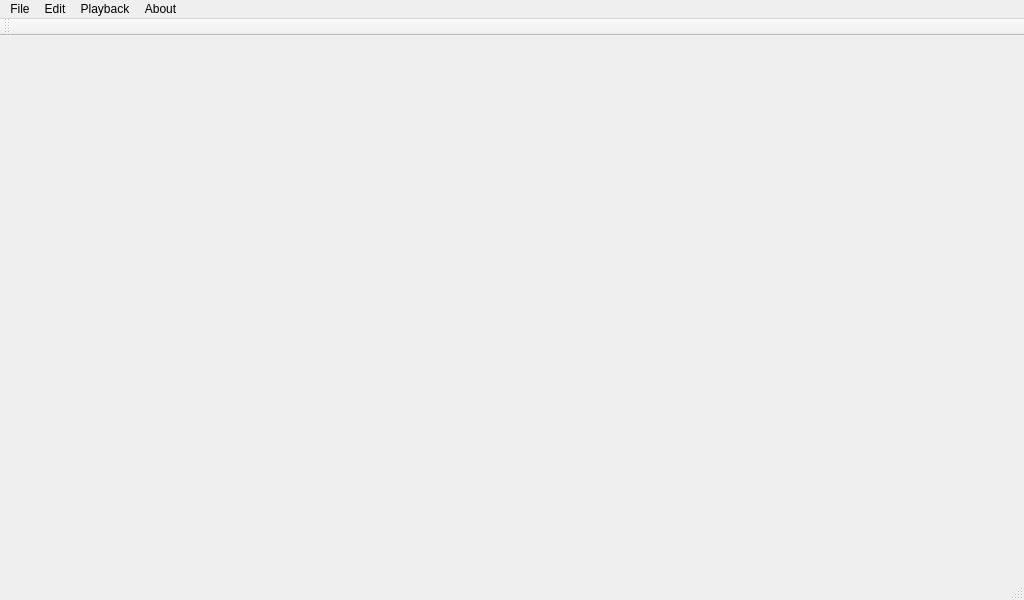
<?xml version="1.0" encoding="UTF-8"?>
<ui version="4.0">
 <class>MainWindow</class>
 <widget class="QMainWindow" name="MainWindow">
  <property name="geometry">
   <rect>
    <x>0</x>
    <y>0</y>
    <width>1024</width>
    <height>600</height>
   </rect>
  </property>
  <property name="minimumSize">
   <size>
    <width>1024</width>
    <height>600</height>
   </size>
  </property>
  <property name="windowTitle">
   <string>MainWindow</string>
  </property>
  <property name="styleSheet">
   <string notr="true">/*background-color:transparent;*/</string>
  </property>
  <widget class="QWidget" name="centralwidget">
   <layout class="QFormLayout" name="formLayout">
    <property name="fieldGrowthPolicy">
     <enum>QFormLayout::AllNonFixedFieldsGrow</enum>
    </property>
   </layout>
  </widget>
  <widget class="QMenuBar" name="menuBar">
   <property name="geometry">
    <rect>
     <x>0</x>
     <y>0</y>
     <width>1024</width>
     <height>26</height>
    </rect>
   </property>
   <property name="styleSheet">
    <string notr="true"/>
   </property>
   <widget class="QMenu" name="menuFile">
    <property name="title">
     <string>File</string>
    </property>
    <addaction name="actionLogout"/>
    <addaction name="actionExit"/>
   </widget>
   <widget class="QMenu" name="menuEdit">
    <property name="title">
     <string>Edit</string>
    </property>
    <addaction name="actionCut"/>
    <addaction name="actionCopy"/>
    <addaction name="actionPaste"/>
    <addaction name="actionDelete"/>
   </widget>
   <widget class="QMenu" name="menuPlayback">
    <property name="title">
     <string>Playback</string>
    </property>
    <addaction name="actionPause"/>
    <addaction name="actionPlay"/>
    <addaction name="actionNext"/>
    <addaction name="actionPrevious"/>
   </widget>
   <widget class="QMenu" name="menuHelp">
    <property name="title">
     <string>About</string>
    </property>
    <addaction name="actionAbout_Farsima"/>
    <addaction name="actionCheck_for_update"/>
   </widget>
   <addaction name="menuFile"/>
   <addaction name="menuEdit"/>
   <addaction name="menuPlayback"/>
   <addaction name="menuHelp"/>
  </widget>
  <widget class="QStatusBar" name="statusBar"/>
  <widget class="QToolBar" name="searchBar">
   <property name="windowTitle">
    <string>toolBar</string>
   </property>
   <property name="styleSheet">
    <string notr="true"/>
   </property>
   <attribute name="toolBarArea">
    <enum>TopToolBarArea</enum>
   </attribute>
   <attribute name="toolBarBreak">
    <bool>false</bool>
   </attribute>
  </widget>
  <action name="actionAbout_Farsima">
   <property name="text">
    <string>About Farsima</string>
   </property>
  </action>
  <action name="actionPause">
   <property name="text">
    <string>Play</string>
   </property>
  </action>
  <action name="actionPlay">
   <property name="text">
    <string>Pause</string>
   </property>
  </action>
  <action name="actionNext">
   <property name="text">
    <string>Next</string>
   </property>
  </action>
  <action name="actionPrevious">
   <property name="text">
    <string>Previous</string>
   </property>
  </action>
  <action name="actionCut">
   <property name="text">
    <string>Cut</string>
   </property>
  </action>
  <action name="actionCopy">
   <property name="text">
    <string>Copy</string>
   </property>
  </action>
  <action name="actionPaste">
   <property name="text">
    <string>Paste</string>
   </property>
  </action>
  <action name="actionDelete">
   <property name="text">
    <string>Delete</string>
   </property>
  </action>
  <action name="actionLogout">
   <property name="text">
    <string>Logout</string>
   </property>
  </action>
  <action name="actionExit">
   <property name="text">
    <string>Exit</string>
   </property>
  </action>
  <action name="actionCheck_for_update">
   <property name="text">
    <string>Check for update</string>
   </property>
  </action>
 </widget>
 <layoutdefault spacing="6" margin="11"/>
 <resources/>
 <connections/>
</ui>
